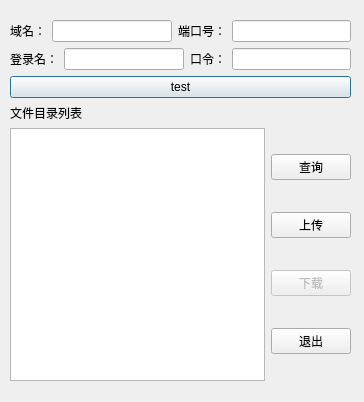
<?xml version="1.0" encoding="UTF-8"?>
<ui version="4.0">
 <class>FtpFile</class>
 <widget class="QDialog" name="FtpFile">
  <property name="geometry">
   <rect>
    <x>0</x>
    <y>0</y>
    <width>364</width>
    <height>402</height>
   </rect>
  </property>
  <property name="windowTitle">
   <string>FtpFile</string>
  </property>
  <widget class="QWidget" name="layoutWidget">
   <property name="geometry">
    <rect>
     <x>10</x>
     <y>20</y>
     <width>341</width>
     <height>361</height>
    </rect>
   </property>
   <layout class="QVBoxLayout" name="verticalLayout_2">
    <item>
     <layout class="QHBoxLayout" name="horizontalLayout">
      <item>
       <widget class="QLabel" name="label">
        <property name="text">
         <string>域名：</string>
        </property>
       </widget>
      </item>
      <item>
       <widget class="QLineEdit" name="lineEdit"/>
      </item>
      <item>
       <widget class="QLabel" name="label_5">
        <property name="text">
         <string>端口号：</string>
        </property>
       </widget>
      </item>
      <item>
       <widget class="QLineEdit" name="lineEdit_4"/>
      </item>
     </layout>
    </item>
    <item>
     <layout class="QHBoxLayout" name="horizontalLayout_2">
      <item>
       <widget class="QLabel" name="label_2">
        <property name="text">
         <string>登录名：</string>
        </property>
       </widget>
      </item>
      <item>
       <widget class="QLineEdit" name="lineEdit_2"/>
      </item>
      <item>
       <widget class="QLabel" name="label_3">
        <property name="text">
         <string>口令：</string>
        </property>
       </widget>
      </item>
      <item>
       <widget class="QLineEdit" name="lineEdit_3"/>
      </item>
     </layout>
    </item>
    <item>
     <widget class="QPushButton" name="pushButton_5">
      <property name="text">
       <string>test</string>
      </property>
     </widget>
    </item>
    <item>
     <widget class="QLabel" name="label_4">
      <property name="text">
       <string>文件目录列表</string>
      </property>
     </widget>
    </item>
    <item>
     <layout class="QHBoxLayout" name="horizontalLayout_3">
      <item>
       <widget class="QListView" name="listView"/>
      </item>
      <item>
       <layout class="QVBoxLayout" name="verticalLayout">
        <item>
         <widget class="QPushButton" name="pushButton">
          <property name="text">
           <string>查询</string>
          </property>
         </widget>
        </item>
        <item>
         <widget class="QPushButton" name="pushButton_2">
          <property name="text">
           <string>上传</string>
          </property>
         </widget>
        </item>
        <item>
         <widget class="QPushButton" name="pushButton_3">
          <property name="enabled">
           <bool>false</bool>
          </property>
          <property name="text">
           <string>下载</string>
          </property>
         </widget>
        </item>
        <item>
         <widget class="QPushButton" name="pushButton_4">
          <property name="text">
           <string>退出</string>
          </property>
         </widget>
        </item>
       </layout>
      </item>
     </layout>
    </item>
   </layout>
  </widget>
 </widget>
 <resources/>
 <connections/>
</ui>
